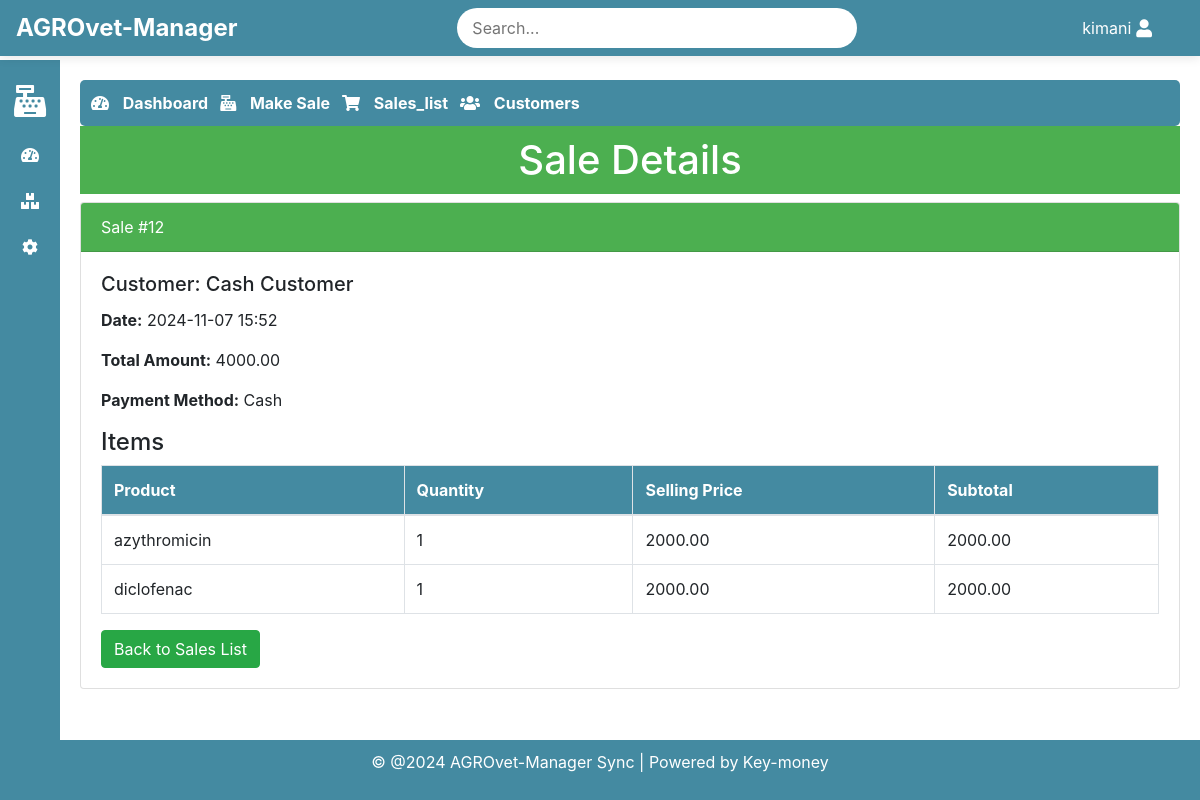
The page /sales/detail/12/ (signed in) on the database its author committed.
### sales/models.py (models this page shows, shortened)
class Sale(models.Model):
    PAYMENT_METHOD_CHOICES = [
        ('cash', 'Cash'),
        ('mpesa', 'M-Pesa'),
        ('credit', 'Credit'),
    ]
    customer = models.ForeignKey(Customer, null=True, blank=True, on_delete=models.SET_NULL)
    total_amount = models.DecimalField(max_digits=10, decimal_places=2)
    payment_method = models.CharField(max_length=10, choices=PAYMENT_METHOD_CHOICES)
    cash_given = models.DecimalField(max_digits=10, decimal_places=2, blank=True, null=True)
    change_due = models.DecimalField(max_digits=10, decimal_places=2, blank=True, null=True)
    credit_amount = models.DecimalField(max_digits=10, decimal_places=2, blank=True, null=True)
    sale_date = models.DateTimeField(default=now)
    mpesa_reference = models.CharField(max_length=255, blank=True, null=True)
    is_complete = models.BooleanField(default=False)
    user = models.ForeignKey(settings.AUTH_USER_MODEL, on_delete=models.CASCADE)

class SaleItem(models.Model):
    sale = models.ForeignKey(Sale, related_name='items', on_delete=models.CASCADE)
    product = models.ForeignKey(Product, on_delete=models.SET_NULL, null=True, blank=True)
    batch = models.ForeignKey(Batch, on_delete=models.SET_NULL, null=True, blank=True)  # Link to specific batch
    quantity = models.PositiveIntegerField()
    selling_price = models.DecimalField(max_digits=10, decimal_places=2)
    subtotal = models.DecimalField(max_digits=10, decimal_places=2)

### inventory/models.py (models this page shows, shortened)
class Product(models.Model):
    name = models.CharField(max_length=255)
    barcode = models.CharField(max_length=255, blank=True, null=True, unique=True)
    buying_price = models.DecimalField(max_digits=10, decimal_places=2)
    selling_price = models.DecimalField(max_digits=10, decimal_places=2)
    wholesale_price = models.DecimalField(max_digits=10, decimal_places=2, blank=True, null=True)
    stock_quantity = models.PositiveIntegerField(default=0)
    low_stock_threshold = models.PositiveIntegerField(default=0)  # To trigger low stock alert
    packaging_type = models.CharField(max_length=50, blank=True, null=True)
    expiry_date = models.DateField(blank=True, null=True)
    created_at = models.DateTimeField(auto_now_add=True)
    category = models.ForeignKey(Category, null=True, blank=True, on_delete=models.SET_NULL)

### sales/views.py (the view)
# urls.py: path('detail/<int:sale_id>/', sale_detail, name='sale_detail'),
@login_required(login_url='/authlogin/login')
def sale_detail(request, sale_id):
    sale = get_object_or_404(Sale, id=sale_id)
    sale_items = SaleItem.objects.filter(sale=sale)
    context = {
        'sale': sale,
        'sale_items': sale_items,
    }
    return render(request, 'sales/sale_detail.html', context)

### sales/templates/sales/sale_detail.html
{% extends 'base.html' %}
{% block content %}
            {% include 'sales/sales_navbar.html' %}
<h1 class="text-center text-white" style="background-color: #4CAF50; padding: 10px;">Sale Details</h1>
<div class="card">
    <div class="card-header" style="background-color: #4CAF50; color: white;">
        Sale #{{ sale.id }}
    </div>
    <div class="card-body">
        <h5 class="card-title">Customer:
            {% if sale.customer %}
                {{ sale.customer }}
            {% else %}
                Cash Customer
            {% endif %}
        </h5>
        <p class="card-text"><strong>Date:</strong> {{ sale.sale_date|date:"Y-m-d H:i" }}</p>
        <p class="card-text"><strong>Total Amount:</strong> {{ sale.total_amount }}</p>
        <p class="card-text"><strong>Payment Method:</strong> {{ sale.get_payment_method_display }}</p>
        <h4>Items</h4>
        <table class="table table-bordered">
            <thead style="background-color: #4CAF50; color: white;">
                <tr>
                    <th>Product</th>
                    <th>Quantity</th>
                    <th>Selling Price</th>
                    <th>Subtotal</th>
                </tr>
            </thead>
            <tbody>
                {% for item in sale.items.all %}
                <tr>
                    <td>{{ item.product.name }}</td>
                    <td>{{ item.quantity }}</td>
                    <td>{{ item.selling_price }}</td>
                    <td>{{ item.subtotal }}</td>
                </tr>
                {% endfor %}
            </tbody>
        </table>
        <a href="{% url 'sales_list' %}" class="btn btn-success">Back to Sales List</a>
    </div>
</div>
{% endblock %}

### templates/base.html (shortened to what this page needs)
<!DOCTYPE html>
{% load static %}
<html lang="en">
<head>
    <link rel="stylesheet" href="{% static 'css/style.css' %}">
    <link href="https://stackpath.bootstrapcdn.com/bootstrap/4.5.2/css/bootstrap.min.css" rel="stylesheet">
    <link rel="stylesheet" href="https://cdnjs.cloudflare.com/ajax/libs/font-awesome/5.15.4/css/all.min.css">
</head>
<body>
    <header class="navbar navbar-expand-lg fixed-top" style="background-color: var(--primary-color);">
        <div class="navbar-left">
            <span class="site-name">
                {% if shop and shop.name %}
                    {{ shop.name }}
                {% else %}
                    AGROvet-Manager
                {% endif %}
            </span>
        </div>
        <div class="navbar-center">
            <input type="text" placeholder="Search..." class="search-bar">
        </div>
        <div class="navbar-right">
            <div class="user-menu">
                <span class="username">{{ user.username }}</span>
                <i class="fas fa-user"></i>
            </div>
        </div>
    </header>
    <aside class="sidebar" style="background-color: var(--primary-color);">
        <ul>
            <li>
                <a href="{% url 'make_sale' %}" title="Sales">
                    <i class="fas fa-cash-register fa-2x"></i>
                </a>
            </li>
            <li>
                <a href="{% url 'sale_dashboard' %}" title="Dashboard">
                    <i class="fas fa-tachometer-alt"></i>
                </a>
            </li>
            <li>
                <a href="{% url 'product_list' %}" title="Inventory">
                    <i class="fas fa-boxes"></i>
                </a>
            </li>
            <li>
                <a href="{% url 'shop_details' %}" title="Settings">
                    <i class="fa fa-cog"></i>
                </a>
            </li>
        </ul>
    </aside>
    <main class="content">
        {% block content %}{% endblock %}
    </main>
    <footer style="background-color: var(--primary-color);">
        <p>&copy; @2024 AGROvet-Manager Sync | Powered by Key-money
        </p>
    </footer>
</body>
</html>

### static/css/style.css (style rules this page uses)
body { font-family: Arial, sans-serif; margin: 0; padding: 0; background-color: #e0f2e9; color: #333; display: flex; flex-direction: column; min-height: 100vh; font-size: 0.75em; }
.navbar { display: flex; justify-content: space-between; align-items: center; background-color: var(--primary-color); color: #fff; padding: 10px 20px; position: fixed; top: 0; width: 100%; z-index: 1000; box-shadow: 0 2px 10px rgba(0, 0, 0, 0.1); }
.navbar-left { display: flex; align-items: center; }
.site-name { font-size: 24px; font-weight: bold; }
.navbar-center { flex-grow: 1; display: flex; justify-content: center; }
.search-bar { padding: 8px 15px; border-radius: 20px; border: none; width: 60%; max-width: 400px; }
.navbar-right { display: flex; align-items: center; padding-right: 2rem; }
.user-menu { position: relative; display: flex; align-items: center; cursor: pointer; }
.user-menu .fas { font-size: 18px; margin-left: 5px; }
.username { margin-left: 5px; }
.sidebar { position: fixed; top: 60px; left: 0; width: 60px; height: calc(100% - 60px); background-color: var(--secondary-color); padding: 10px 0; display: flex; flex-direction: column; align-items: center; z-index: 999; transition: width 0.3s, left 0.3s; }
.sidebar ul { list-style-type: none; padding: 0; margin: 0; width: 100%; }
.sidebar ul li { width: 100%; text-align: center; }
.sidebar ul li a { position: relative; display: flex; align-items: center; justify-content: center; color: #fff; text-decoration: none; padding: 15px; transition: background-color 0.3s; }
.sidebar ul li a::after { content: attr(title); position: absolute; left: 50px; top: 50%; transform: translateY(-50%); background-color: #333; color: #fff; padding: 5px 10px; border-radius: 5px; white-space: nowrap; box-shadow: 0 2px 5px rgba(0, 0, 0, 0.2); z-index: 9999; opacity: 0; transition: opacity 0.3s ease; pointer-events: none; }
.content { margin-left: 60px; padding: 80px 20px 20px; flex-grow: 1; transition: margin-left 0.3s; }
footer { text-align: center; padding: 10px 0; background-color: var(--primary-color); color: #fff; position: relative; width: 100%; }
.table thead th { background-color: var(--primary-color); color: white; }

### rows shown on the page
Sale: id "12", sale_date "2024-11-07 15:52", total_amount "4000.00", payment_method "Cash"
SaleItem: product.name "azythromicin", quantity "1", selling_price "2000.00", subtotal "2000.00"
SaleItem: product.name "diclofenac", quantity "1", selling_price "2000.00", subtotal "2000.00"

### other values the page prints
{{ user.username }} "kimani"
